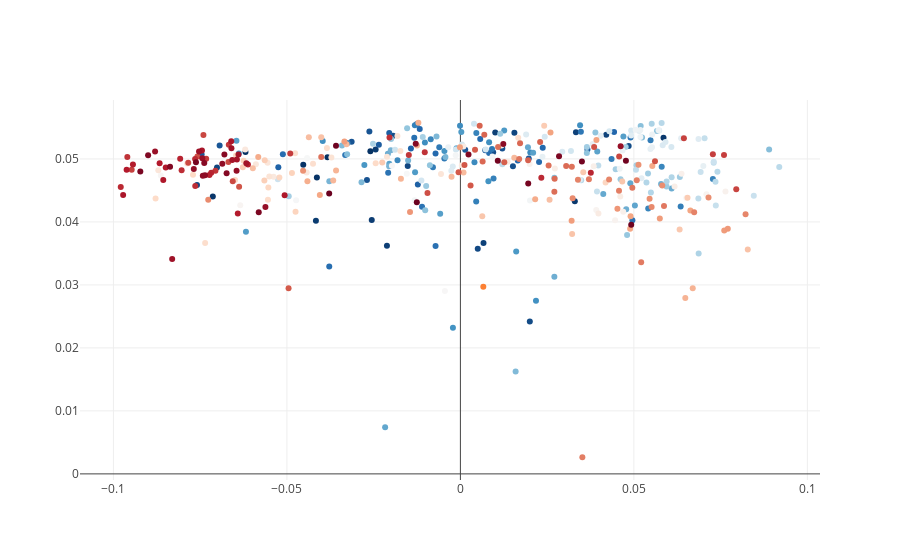

Notebook code for this chart:
### Markdown cell above
The last line gives the shape of the table: that's a lot of columns, or put another way, that's a very high-dimensional table! It's hard for us to visualize 22316th-dimensional space, but we're good at visualizing 2-dimensional space. So, our next step is to reduce the dimensions of this table, keeping only the most informative dimensions. The code does this by treating the frequency of each individual word as a feature of a speech and finding the feature vectors that vary the most.

### Code cell
np.random.seed(42)

# Finds the 2 largest singular values/vectors for the table
(u, s, vt) = sp.sparse.linalg.svds(tfidf, k=2)

speech['x'] = u[:,0]
speech['y'] = u[:,1]

# Plot the graph
colors = np.array(["rgba({0},{1},{2},1)".format(*c) for c in sns.color_palette("RdBu_r", len(speech))])
colors[-1] = "rgba(.99,.5,.2,1.)"
py.iplot([go.Scatter(x = speech['x'], y = speech['y'], mode='markers', marker=dict(color=colors), 
                     text=speech['Candidate'])])

### Figure 1 — Plotly figure (JSON) as saved in the notebook; plotly's stock layout.template omitted (floating-point values rounded to 4 significant figures; data arrays with more than 128 entries replaced by an {"elided": "..."} marker saying what was removed)
{"data": [{"marker": {"color": {"elided": "430 str values"}}, "mode": "markers", "text": {"elided": "430 str values"}, "type": "scatter", "uid": "18252cfa-c866-11e8-9a6e-74e5f9a62623", "x": {"elided": "430 float values"}, "y": {"elided": "430 float values"}}], "layout": {}}
